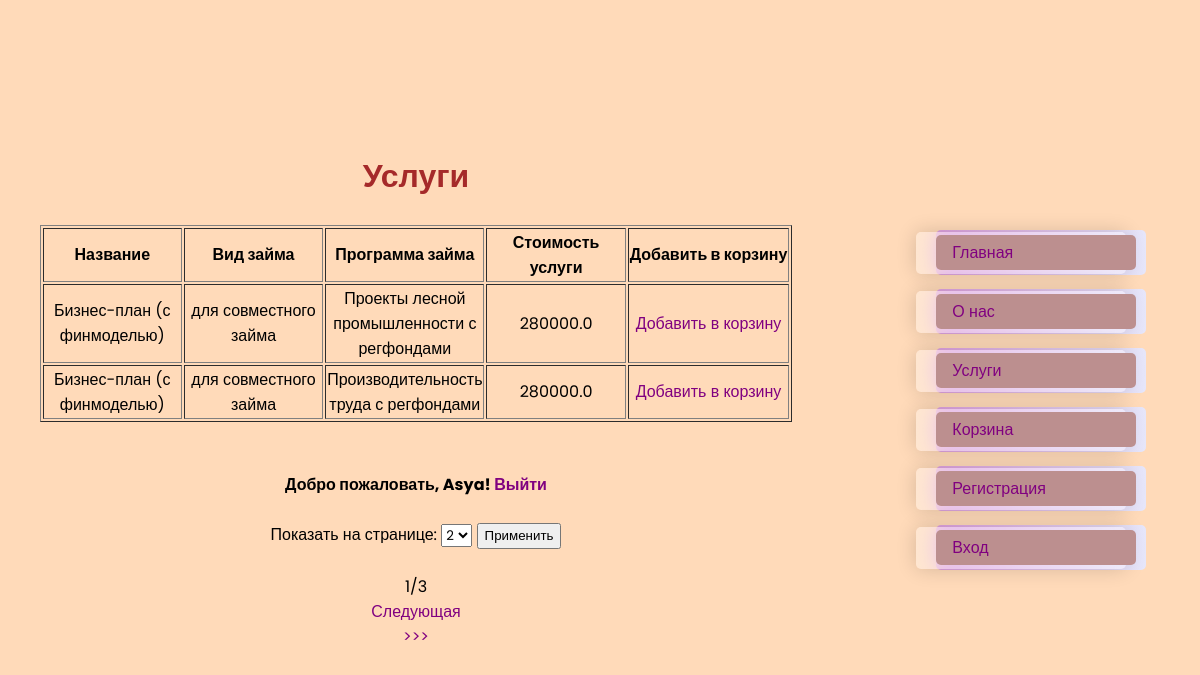
/services/ (signed in), run on the app's committed database.
### financial_analyst/models.py (models this page shows, shortened)
class Service(models.Model):
    TYPES_CHOICES = [
        ('для регионального займа', 'для регионального займа'),
        ('для совместного займа', 'для совместного займа'),
    ]
    PROGRAMS_CHOICES = [
        ('Проекты развития с регфондами', 'Проекты развития с регфондами'),
        ('Комплектующие изделия с регфондами', 'Комплектующие изделия с регфондами'),
        ('Производительность труда с регфондами', 'Производительность труда с регфондами'),
        ('Проекты лесной промышленности с регфондами', 'Проекты лесной промышленности с регфондами'),
        ('Региональные проекты развития', 'Региональные проекты развития'),
    ]
    title = models.CharField(max_length=50, verbose_name='Услуга')
    type = models.CharField(max_length=100,choices=TYPES_CHOICES, verbose_name='Вид займа')
    program = models.CharField(max_length=100,choices=PROGRAMS_CHOICES, verbose_name='Программа займа')
    cost = models.DecimalField(max_digits=9, decimal_places=1, verbose_name='Цена услуги')
    class Meta:
        verbose_name = 'Услуга'
        verbose_name_plural = 'Услуги'

### financial_analyst/views.py (the view)
# urls.py: path('services/', services),
def services(request):
    all_services = Service.objects.all().order_by('-id')
    per_page = request.GET.get('per_page', 2)
    paginator = Paginator(all_services, per_page)
    page_number = request.GET.get('page')
    try:
        page_obj = paginator.get_page(page_number)
    except PageNotAnInteger:
        page_obj = paginator.page(1)
    except EmptyPage:
        page_obj = paginator.page(paginator.num_pages)
    context = {
        'page_obj': page_obj,
        'per_page': per_page,
        'all_services': all_services,
    }
    return render(request, 'services.html', context)

### templates/services.html (shortened to what this page needs)
<!DOCTYPE html>
<html lang="en">
{% extends 'base_for.html' %}
        {% block content %}
                <h1>Услуги</h1>
                <br>
                <table border="1">
                    <tr>
                        <th>Название</th>
                        <th>Вид займа</th>
                        <th>Программа займа</th>
                        <th>Стоимость услуги</th>
                        <th>Добавить в корзину</th>
                    </tr>
                    {% for service in page_obj %}
                        <tr>
                            <td style="width: 139.25px; text-align: center; height: 44px;">{{ service.title }}</td>
                            <td style="width: 139.25px; text-align: center; height: 44px;">{{ service.type }}</td>
                            <td style="width: 139.25px; text-align: center; height: 44px;">{{ service.program }}</td>
                            <td style="width: 139.25px; text-align: center; height: 44px;">{{ service.cost }}</td>
                            <td style="text-align: center;" ><a href='{% url "add" service.id %}'
                                       style="text-decoration: none;">Добавить в корзину</a></td>
                        </tr>
                    {% empty %}
                        Нет услуг
                    {% endfor %}
                </table>
                <br>
                <br>
                {% if user.is_authenticated %}
                    <p><h4>Добро пожаловать, {{user.username}}!<a href="/logout"
                                                                  style="text-decoration: none;"> Выйти</a></h4>
                {% else %}
                    <p><h4><a href="/login" style="text-decoration: none;">Войти</a>
                    | <a href="/register" style="text-decoration: none;">Зарегистрироваться</a></h4>
                {% endif %}
                <br>
                <div class="pagination"
                    style="text-align: center;">
                    <form method="get">
                        <label for="per_page">Показать на странице:</label>
                        <select id="per_page" name="per_page" >
                            <option value="2">2</option>
                        </select>
                        <button type="submit" class="paginator_bt">Применить</button>
                    </form>
                    <br>{{ page_obj.number }}/{{ page_obj.paginator.num_pages }}
                    {% if page_obj.has_next %}
                        <br><a href="?page={{ page_obj.next_page_number }}"
                               style="text-decoration: none; ">Следующая</a>
                        <br><a href="?page={{ page_obj.paginator.num_pages }}"
                               style="text-decoration: none; ">>>></a>
                    {% endif %}
                </div>
        {% endblock %}
        {% block menu %}
        {{ block.super }}
        {% endblock %}

### static/style2.css (style rules this page uses)
* { font-family: "Poppins", sans-serif; }
body { background-color: #FFDAB9; font-size: 100%; }
h1 { color: #A52A2A; text-align: center; }
h4 { color: #000000; text-align: center; }

### static/style1.css (style rules this page uses)
* { margin:0; box-sizing: border-box; font-family: "Poppins", sans-serif; }
body { background-color: #FFDAB9; display: flex; justify-content: center; align-items: center; height: 100vh; }

### templates/main_page.html (style rules this page uses)
a:link { color: #800080 }

### data on the page
Service: title "Бизнес-план (с финмоделью)", type "для совместного займа", program "Проекты лесной промышленности с регфондами", cost "280000.0"
Service: title "Бизнес-план (с финмоделью)", type "для совместного займа", program "Производительность труда с регфондами", cost "280000.0"

### other printed values
{{ user.username }} "Asya"
{{ page_obj.number }} "1"
{{ page_obj.paginator.num_pages }} "3"
